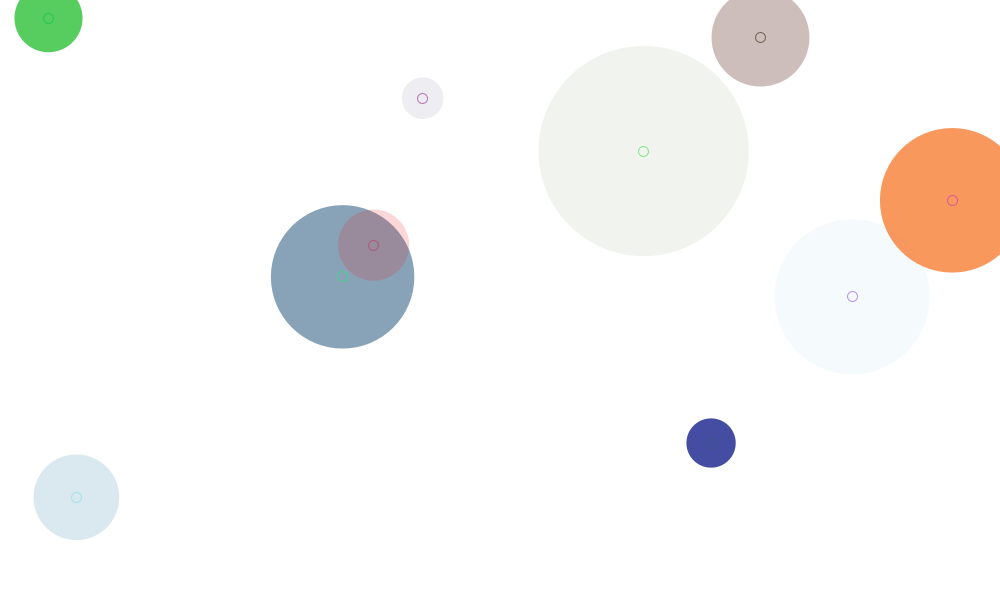
Frame 1 (no input)
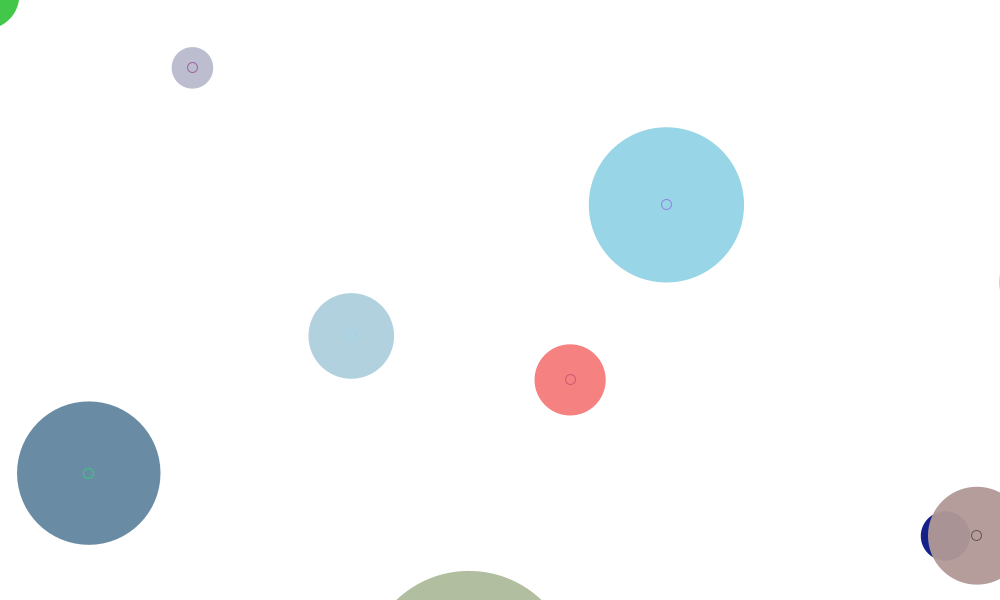
Frame 60 (the mouse pressed at the canvas centre just before this capture)
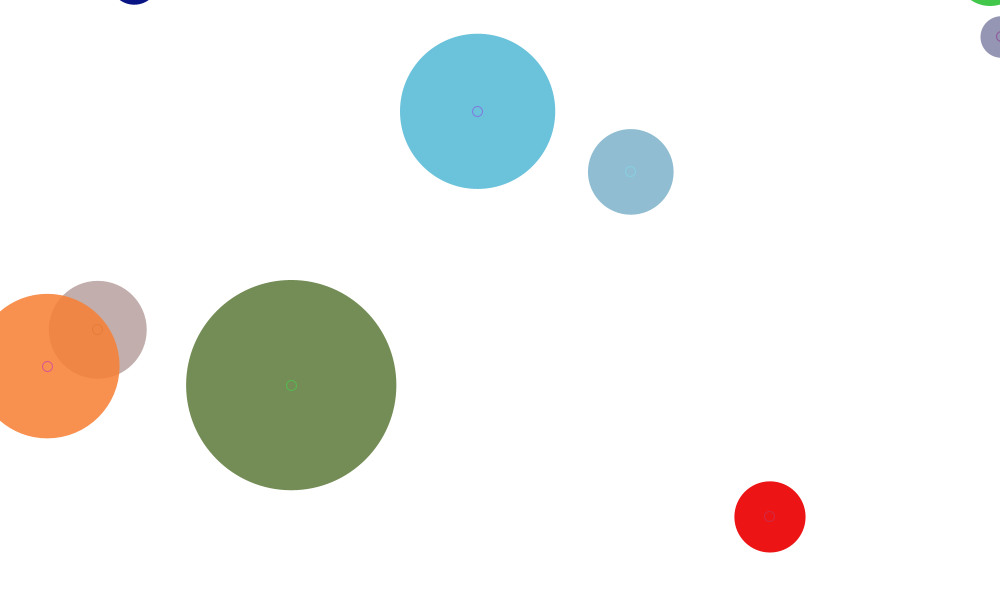
Frame 120 (the mouse held since frame 60 and released just before this capture)

The Processing sketch that drew these frames (run headless with seeded random() and noise(); from frame 60 on, the mouse is pressed at the canvas centre):

// Processing sketch: emergence_fade_cir
// ── emergence_fade_cir.pde
int _num = 10;
Circle[] _circleArr = {};
void setup() {
  size(1000,600);
  background(255);
  smooth();
  strokeWeight(1);
  fill(150, 50);
  drawCircles();
}
void draw() {
  background(255);
  for (int i=0; i<_circleArr.length; i++) {
    Circle thisCirc = _circleArr[i];
    thisCirc.updateMe();
  }
}
void mouseReleased() {
  drawCircles();
}

void drawCircles() {
  for (int i=0; i<_num; i++) {
    Circle thisCirc = new Circle();
    thisCirc.drawMe();
    _circleArr = (Circle[])append(_circleArr, thisCirc);
  }
}

class Circle {
  float x, y;
  float radius;
  color linecol, fillcol;
  float alph;
  float xmove, ymove;
  
  Circle () {
    x = random(width);
    y = random(height);
    radius = random(100) + 10;
    linecol = color(random(255), random(255), random(255));
    fillcol = color(random(255), random(255), random(255));
    alph = random(255);
    xmove = random(10) - 5;
    ymove = random(10) - 5;
  }
  
void drawMe() {
  noStroke();
  fill(fillcol, alph);
  ellipse(x, y, radius*2, radius*2);
  stroke(linecol, 150);
  noFill();
  ellipse(x, y, 10, 10);
}
void updateMe() {
  x += xmove;
  y += ymove;
  if (x > (width+radius)) {x = 0 - radius;}
  if (x < (0 - radius)) {x = width + radius;}
  if (y > (height+radius)) {y = 0 - radius;}
  if (y < (0 - radius)) {y = height + radius;}
  
  boolean touching = false;
  for (int i = 0; i < _circleArr.length; i++) {
    Circle otherCirc = _circleArr[i];
    if (otherCirc != this) {
      float dis = dist(x, y, otherCirc.x, otherCirc.y);
      if ((dis - radius - otherCirc.radius) < 0) {
        touching = true;
        break;
       }
      }
     }
    if (touching) {
      if (alph > 0) { alph--; }
    } else {
      if (alph < 255) { alph += 2; }
    }
  drawMe();
  
}
}
